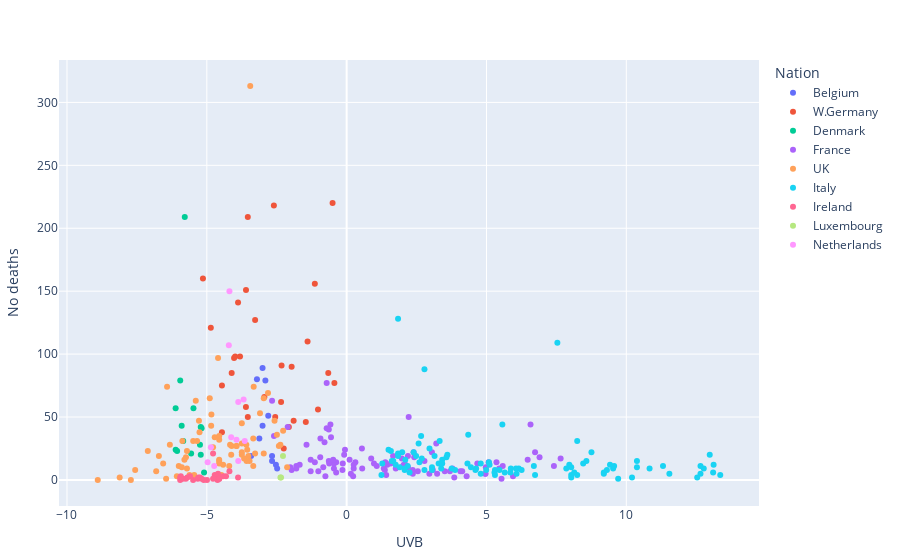

The cell this chart's notebook holds for it:
### Markdown cell above
Create a scatter plot between `UVB` and `Deaths`. Colour differently each country. Label the axis appropriately.

### Code cell
sc = plot(melanoma, x=:UVB, y=:Deaths, mode=:markers, color=:Nation,
        Layout(xaxis_title="UVB", yaxis_title="No deaths"))

### Figure 1 — Plotly figure (JSON) as saved in the notebook; plotly's stock layout.template omitted (floating-point values rounded to 4 significant figures)
{"data": [{"legendgroup": "Belgium", "marker": {"color": "#636efa"}, "mode": "markers", "name": "Belgium", "showlegend": true, "type": "scatter", "x": [-2.906, -3.208, -2.804, -3.007, -3.007, -3.417, -2.667, -2.667, -3.122, -2.485, -2.529], "xaxis": "x", "y": [79, 80, 51, 43, 89, 19, 19, 15, 33, 9, 12], "yaxis": "y"}, {"legendgroup": "W.Germany", "marker": {"color": "#EF553B"}, "mode": "markers", "name": "W.Germany", "showlegend": true, "type": "scatter", "x": [-1.137, -1.398, -0.4386, -1.025, -0.5033, -1.461, -1.896, -2.554, -1.967, -2.344, -0.6578, -3.884, -4.459, -4.858, -2.603, -3.535, -4.025, -3.986, -4.459, -4.112, -3.535, -3.274, -3.813, -3.602, -3.599, -2.941, -2.25, -2.327, -2.066, -5.139], "xaxis": "x", "y": [156, 110, 77, 56, 220, 46, 47, 50, 90, 62, 85, 141, 38, 121, 218, 50, 97, 98, 75, 85, 209, 127, 98, 58, 151, 66, 25, 91, 42, 160], "yaxis": "y"}, {"legendgroup": "Denmark", "marker": {"color": "#00cc96"}, "mode": "markers", "name": "Denmark", "showlegend": true, "type": "scatter", "x": [-5.789, -5.899, -5.245, -5.187, -5.217, -5.098, -5.478, -5.217, -5.561, -5.844, -6.062, -5.951, -6.114, -6.115], "xaxis": "x", "y": [209, 43, 28, 41, 42, 6, 57, 20, 21, 31, 23, 79, 24, 57], "yaxis": "y"}, {"legendgroup": "France", "marker": {"color": "#ab63fa"}, "mode": "markers", "name": "France", "showlegend": true, "type": "scatter", "x": [-0.9368, -0.0884, 2.782, 3.205, 3.786, 3.509, 5.357, 1.974, 2.544, 3.082, 2.191, -0.6221, -0.4548, -1.012, 0.9771, 1.366, 1.66, 0.2517, 0.1042, -0.5807, -0.375, -0.06, 1.452, -0.453, 1.076, 0.3122, 0.1511, -0.1392, -1.8, -0.1498, -1.287, -0.7599, 0.556, 1.574, 2.362, 0.2315, -1.679, -2.109, -0.7146, -0.6373, -0.6373, -0.4819, -0.5598, -0.7916, -0.7146, -0.9447, 4.961, 6.473, 6.897, 3.849, 7.411, 2.367, 1.757, 2.017, -1.137, -1.287, -1.435, -0.836, 4.961, 4.132, 4.672, 4.065, 3.234, 5.455, 4.291, 3.693, -2.667, -2.598, 0.546, 0.8774, -0.375, 0.2517, 1.383, -1.8, -1.967, -2.015, 2.104, 2.191, 1.329, 1.414, 5.949, 5.538, 6.737, 6.575, 7.652, 5.581, 2.042, 4.977, 5.077, 3.049, 2.395, 2.218, 2.958, 2.417], "xaxis": "x", "y": [33, 20, 15, 29, 9, 7, 14, 17, 7, 8, 10, 13, 9, 7, 13, 8, 19, 9, 16, 44, 14, 24, 12, 13, 11, 14, 5, 13, 11, 8, 16, 3, 9, 13, 8, 3, 12, 42, 77, 15, 40, 16, 34, 30, 41, 18, 5, 16, 18, 2, 11, 5, 9, 11, 14, 7, 28, 10, 5, 7, 13, 7, 5, 9, 3, 7, 63, 35, 25, 17, 6, 12, 14, 9, 8, 10, 12, 19, 9, 4, 3, 1, 22, 44, 17, 11, 12, 10, 14, 22, 22, 50, 5, 18], "yaxis": "y"}, {"legendgroup": "UK", "marker": {"color": "#FFA15A"}, "mode": "markers", "name": "UK", "showlegend": true, "type": "scatter", "x": [-4.128, -4.112, -3.587, -5.349, -4.557, -4.558, -4.169, -4.558, -5.875, -5.71, -5.746, -5.71, -6.003, -4.895, -4.836, -4.717, -4.845, -3.448, -3.939, -3.556, -3.749, -2.494, -3.324, -2.964, -3.749, -2.128, -2.812, -3.749, -3.099, -2.271, -3.34, -2.37, -2.579, -2.424, -3.749, -2.964, -3.274, -4.599, -3.939, -4.557, -4.777, -4.418, -5.282, -5.395, -5.261, -5.487, -4.558, -3.666, -3.471, -4.199, -3.513, -4.478, -3.34, -3.578, -7.562, -7.11, -6.714, -6.561, -6.322, -6.456, -6.811, -6.421, -6.071, -8.116, -8.9, -7.716, -5.801, -5.894, -5.451, -5.619], "xaxis": "x", "y": [20, 27, 28, 31, 32, 16, 28, 35, 31, 9, 18, 23, 11, 65, 52, 34, 43, 313, 27, 24, 20, 36, 74, 65, 45, 10, 69, 29, 53, 39, 33, 28, 47, 27, 22, 21, 21, 97, 27, 15, 26, 12, 47, 63, 38, 31, 13, 17, 15, 11, 19, 4, 11, 15, 8, 23, 19, 13, 28, 1, 7, 74, 3, 2, 0, 0, 16, 10, 4, 4], "yaxis": "y"}, {"legendgroup": "Italy", "marker": {"color": "#19d3f3"}, "mode": "markers", "name": "Italy", "showlegend": true, "type": "scatter", "x": [6.155, 5.854, 6.054, 6.256, 9.195, 9.195, 10.38, 10.83, 11.54, 8.03, 8.03, 8.244, 8.244, 8.458, 2.183, 3.568, 3.755, 3.143, 3.325, 3.053, 3.417, 3.601, 1.986, 2.074, 2.686, 2.074, 5.303, 5.303, 7.534, 7.961, 7.854, 6.737, 4.444, 4.347, 4.794, 1.582, 1.497, 1.245, 1.838, 1.667, 1.752, 2.096, 3.382, 3.289, 3.878, 4.32, 4.604, 5.654, 8.139, 8.031, 2.782, 2.603, 1.838, 3.417, 3.053, 2.962, 8.573, 8.754, 9.417, 9.306, 9.529, 9.563, 10.2, 10.38, 9.709, 13.1, 12.98, 11.31, 12.77, 12.65, 12.54, 12.65, 13.36, 13.12, 4.794, 4.99, 5.467, 5.567, 5.286, 5.088, 5.871, 6.075, 6.694, 1.274, 1.614, 4.631, 5.109, 2.249, 1.838, 2.484, 1.899, 2.395, 2.573, 2.662, 2.782], "xaxis": "x", "y": [9, 6, 9, 8, 6, 5, 10, 9, 5, 10, 4, 31, 4, 13, 11, 18, 9, 19, 31, 10, 16, 20, 22, 9, 17, 8, 8, 4, 109, 12, 9, 4, 10, 36, 13, 23, 24, 4, 128, 15, 12, 16, 9, 13, 8, 13, 8, 6, 6, 2, 88, 14, 21, 13, 8, 25, 15, 22, 12, 8, 9, 11, 2, 15, 1, 6, 20, 11, 9, 5, 2, 11, 4, 12, 5, 8, 8, 44, 6, 14, 9, 5, 11, 13, 15, 9, 12, 6, 19, 19, 10, 22, 29, 35, 8], "yaxis": "y"}, {"legendgroup": "Ireland", "marker": {"color": "#FF6692"}, "mode": "markers", "name": "Ireland", "showlegend": true, "type": "scatter", "x": [-5.322, -5.953, -5.602, -5.491, -5.953, -4.617, -4.776, -4.717, -4.557, -4.994, -5.299, -5.696, -5.242, -5.11, -5.185, -3.884, -4.597, -4.777, -4.191, -4.418, -4.599, -4.557, -4.314, -5.751, -5.929, -5.86], "xaxis": "x", "y": [1, 0, 3, 0, 2, 0, 21, 4, 1, 0, 2, 2, 2, 0, 1, 2, 1, 1, 7, 3, 5, 1, 3, 1, 3, 1], "yaxis": "y"}, {"legendgroup": "Luxembourg", "marker": {"color": "#B6E880"}, "mode": "markers", "name": "Luxembourg", "showlegend": true, "type": "scatter", "x": [-2.347, -2.368, -2.277], "xaxis": "x", "y": [2, 2, 19], "yaxis": "y"}, {"legendgroup": "Netherlands", "marker": {"color": "#FF97FF"}, "mode": "markers", "name": "Netherlands", "showlegend": true, "type": "scatter", "x": [-4.972, -4.855, -4.736, -4.128, -3.876, -3.939, -4.213, -4.191, -3.876, -3.685, -3.644], "xaxis": "x", "y": [14, 26, 11, 34, 62, 32, 107, 150, 15, 64, 31], "yaxis": "y"}], "layout": {"legend": {"title": {"text": "Nation"}, "tracegroupgap": 0}, "margin": {"b": 50, "l": 50, "r": 50, "t": 60}, "xaxis": {"title": {"text": "UVB"}}, "yaxis": {"title": {"text": "No deaths"}}}}
